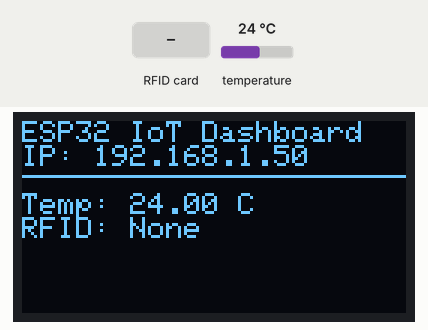
Simulated run of this sketch. Board: ESP32. Parts: 128×64 one-colour display. Inputs (shaded band) come from the test bench; at power-on: temperature 24 °C. WiFi joins after 1.5 s; servers stay silent unless stated; what the sketch prints to the serial monitor is not drawn.

Above: at 3.0 s.
3.1 s: temperature set to 12 °C
At 3.7 s:
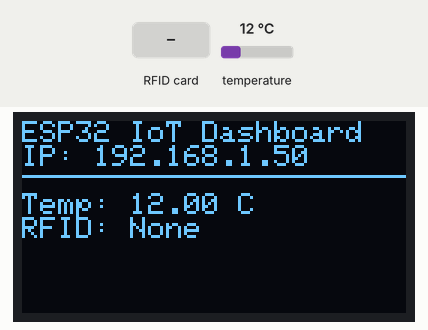
4.8 s: RFID card 5E 7A 19 C4 held to the reader
At 5.4 s:
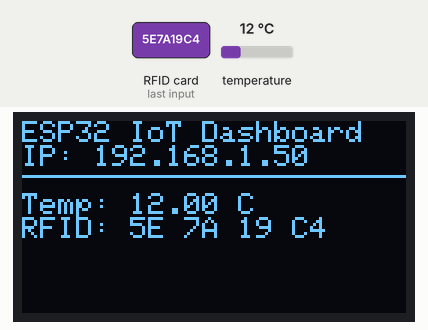
6.6 s: temperature set to 19 °C
8.4 s: temperature set to 28 °C
At 9.2 s:
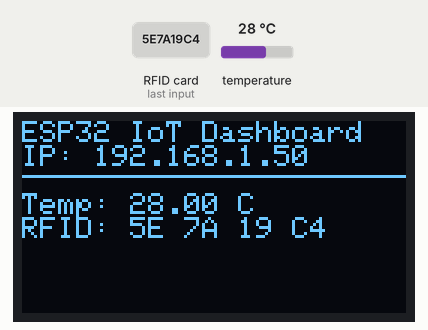
Timing chart, 0 to 11.2 s (numbered marks = the images above; inputs shaded):
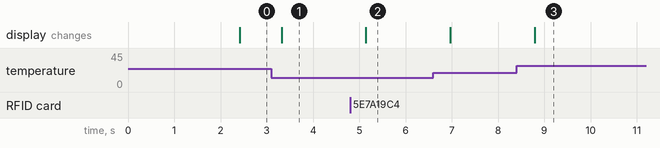

The sketch:

esp32_iot_server.ino
```cpp
// Week 9 & 10: ESP32 IoT Server
// Combines a DS18B20 Temperature Sensor, an MFRC522 RFID reader, an OLED display,
// and a Web Server into a single integrated ESP32 application (Wokwi Compatible).

#include <Wire.h>
#include <SPI.h>
#include <Adafruit_GFX.h>
#include <Adafruit_SSD1306.h>
#include <MFRC522.h>
#include <WiFi.h>
#include <WebServer.h>
#include <OneWire.h>
#include <DallasTemperature.h>

// ---------------------------------------------------------
// PIN DEFINITIONS (Matching standard Wokwi ESP32 wiring)
// ---------------------------------------------------------

// DS18B20 Temperature Sensor (OneWire)
#define ONE_WIRE_BUS 4

// RFID Pins (SPI: SCK=18, MISO=19, MOSI=23)
#define SS_PIN  5
#define RST_PIN 22

// OLED Display (I2C: SDA=21, SCL=22)
#define SCREEN_WIDTH 128
#define SCREEN_HEIGHT 64

// ---------------------------------------------------------
// PERIPHERAL INSTANCES
// ---------------------------------------------------------
Adafruit_SSD1306 display(SCREEN_WIDTH, SCREEN_HEIGHT, &Wire, -1);
MFRC522 rfid(SS_PIN, RST_PIN);
OneWire oneWire(ONE_WIRE_BUS);
DallasTemperature sensors(&oneWire);
WebServer server(80);

// WiFi (Wokwi uses a virtual WiFi gateway)
const char* ssid = "Wokwi-GUEST";
const char* password = "";

// Global State
String latestRFID = "None";
float temperature = 0.0;

// ---------------------------------------------------------
// WEB SERVER HANDLER
// ---------------------------------------------------------
void handleRoot() {
  String html = "<html><head><title>ESP32 IoT Dashboard</title>";
  html += "<style>body { font-family: Arial; text-align: center; margin-top: 50px; }</style>";
  html += "</head><body>";
  html += "<h1>ESP32 IoT Sensor Dashboard</h1>";
  html += "<div style='font-size: 24px;'>";
  html += "<p><b>Temperature:</b> " + String(temperature) + " &deg;C</p>";
  html += "<p><b>Last RFID Scanned:</b> <span style='color: blue;'>" + latestRFID + "</span></p>";
  html += "</div>";
  html += "<script>setTimeout(function(){location.reload()}, 2000);</script>";
  html += "</body></html>";

  server.send(200, "text/html", html);
}

// ---------------------------------------------------------
// SETUP
// ---------------------------------------------------------
void setup() {
  Serial.begin(115200);

  // 1. Initialize DS18B20
  sensors.begin();

  // 2. Initialize I2C for OLED
  if(!display.begin(SSD1306_SWITCHCAPVCC, 0x3C)) {
    Serial.println(F("SSD1306 allocation failed"));
  }
  display.clearDisplay();
  display.setTextColor(WHITE);

  // 3. Initialize SPI for RFID
  SPI.begin();
  rfid.PCD_Init();

  // 4. Connect to WiFi
  Serial.print("Connecting to WiFi");
  WiFi.begin(ssid, password);
  while (WiFi.status() != WL_CONNECTED) {
    delay(500);
    Serial.print(".");
  }
  Serial.println("\nWiFi connected. IP Address: ");
  Serial.println(WiFi.localIP());

  // 5. Start the HTTP Web Server
  server.on("/", handleRoot);
  server.begin();
}

// ---------------------------------------------------------
// MAIN LOOP
// ---------------------------------------------------------
void loop() {
  // 1. Handle incoming Web Server client requests
  server.handleClient();

  // 2. Read Temperature from DS18B20
  sensors.requestTemperatures();
  temperature = sensors.getTempCByIndex(0);

  // 3. Read RFID tags (if a new card is presented)
  if (rfid.PICC_IsNewCardPresent() && rfid.PICC_ReadCardSerial()) {
    latestRFID = "";
    for (byte i = 0; i < rfid.uid.size; i++) {
      latestRFID += String(rfid.uid.uidByte[i] < 0x10 ? " 0" : " ");
      latestRFID += String(rfid.uid.uidByte[i], HEX);
    }
    latestRFID.trim();
    latestRFID.toUpperCase();

    // Halt PICC to stop reading the same card continuously
    rfid.PICC_HaltA();
  }

  // 4. Update the local OLED Display
  display.clearDisplay();
  display.setCursor(0,0);
  display.println("ESP32 IoT Dashboard");
  display.print("IP: "); display.println(WiFi.localIP());
  display.drawLine(0, 18, 128, 18, WHITE);
  display.setCursor(0, 24);
  display.print("Temp: "); display.print(temperature); display.println(" C");
  display.print("RFID: "); display.println(latestRFID);
  display.display();

  // Short delay to prevent overwhelming the buses
  delay(100);
}
```

Measured:
- after the input at 3.1 s, the display: changes after 0.23 s (image 1)
- after the input at 4.8 s, the display: changes after 0.34 s (image 2)
- after the input at 8.4 s, the display: changes after 0.40 s (image 3)
